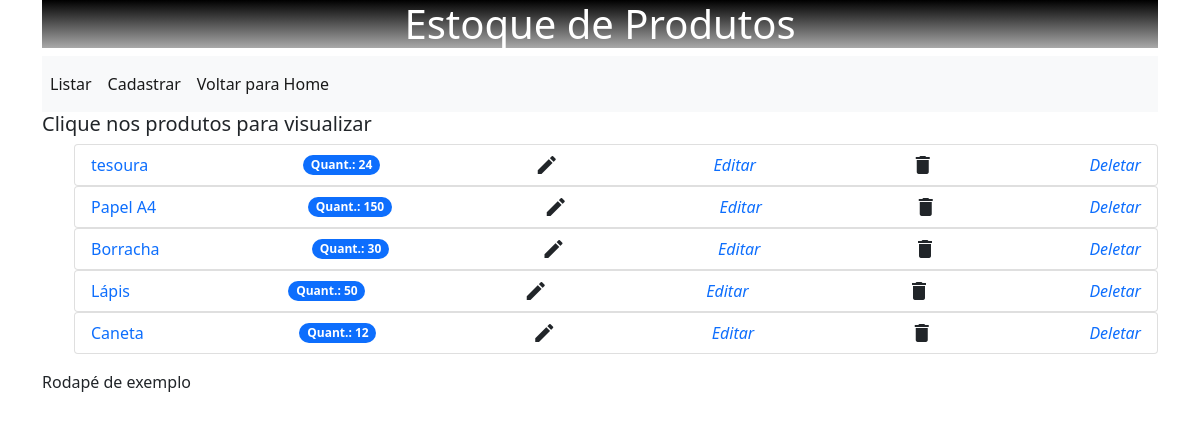
Page /produtos/listar on the earlier database version.
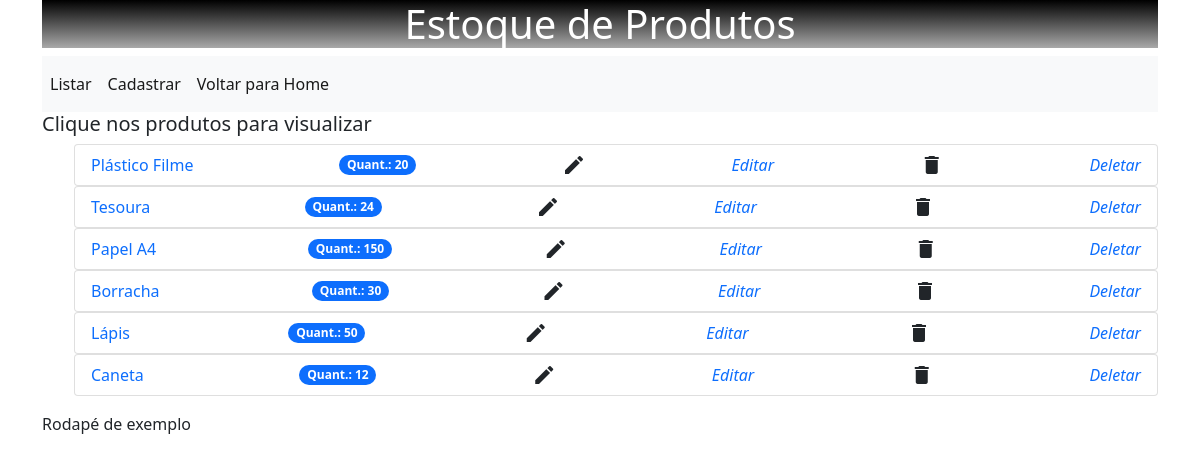
Same page on the later database version.
### produtos/models.py (models this page shows, shortened)
class Produtos(models.Model):
    nome = models.CharField(max_length=200)
    descricao = models.CharField(max_length=400)
    quantidade = models.IntegerField()
    data_cadastro = models.DateTimeField(auto_now_add=True)

### produtos/views.py (the view)
# urls.py: path('listar', views.listar, name='listar'),
def listar(request):
    produtos = Produtos.objects.all().order_by('-data_cadastro')
    return render(request,"produtos/listar.html", {'produtos': produtos})

### produtos/templates/produtos/listar.html (shortened to what this page needs)
{% extends 'produtos/base.html' %}
{% block content %}
<h5>Clique nos produtos para visualizar</h5>
<div>
    <ul class='task-list'>
        {%for produto in produtos%}
        <ul class="list-group">
            <li class="list-group-item d-flex justify-content-between align-items-center">
                <a href="/produtos/{{produto.id}}" style='text-decoration:none;'>{{produto.nome}}</a>
                <span class="badge bg-primary rounded-pill">Quant.: {{produto.quantidade}}</span>
                <span class="material-icons">mode_edit</span>
                <i src="\produtos\static\icons\delete_black_24dp.svg"><a href='/produtos/atualizar/{{produto.id}}' style='text-decoration:none;'>Editar</a></i>
                <span class="material-icons">delete</span>
                <i src="\produtos\static\icons\delete_black_24dp.svg"><a href='/produtos/deletar/{{produto.id}}' style='text-decoration:none;'>Deletar</a></i>
            </li>
        </ul>
        {%endfor%}
    </ul>
</div>
{% endblock content %}

Differences in the rows shown:
added Produtos: nome "Plástico Filme", quantidade "20"
changed Produtos: nome "tesoura" → "Tesoura"
